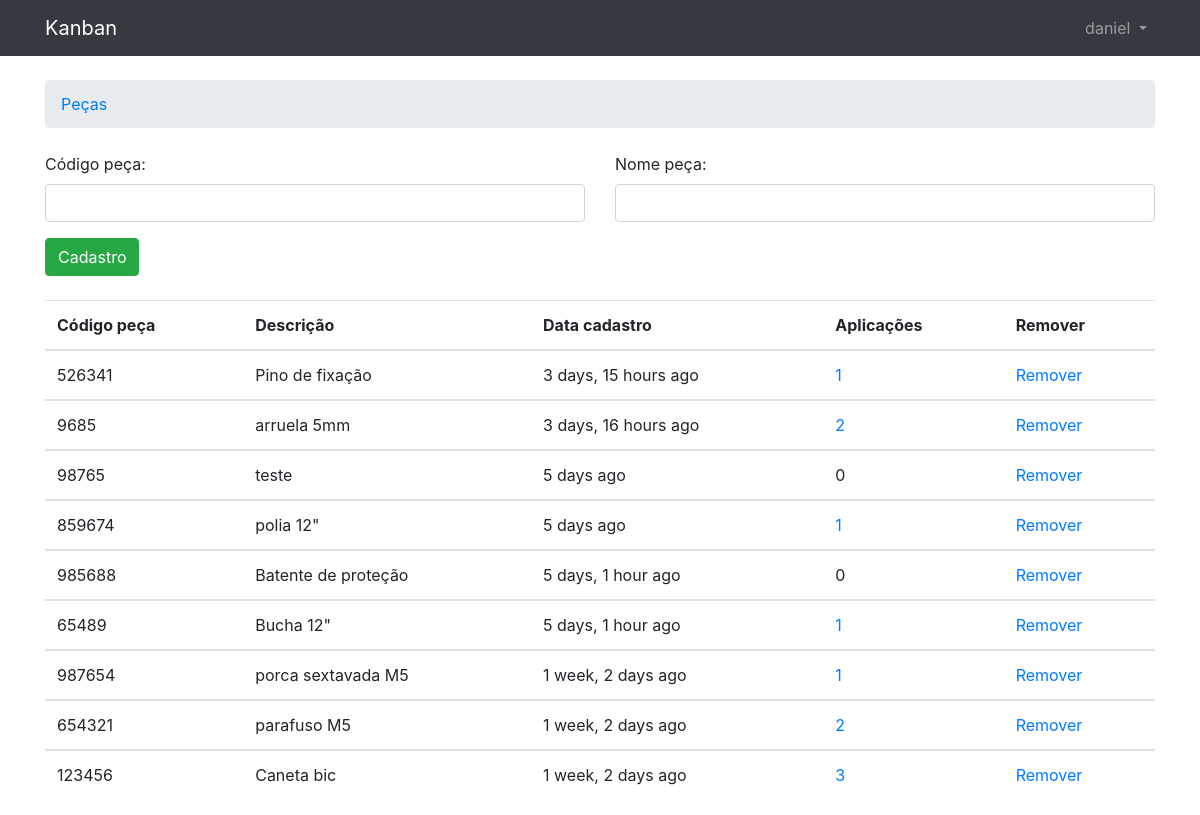
Screenshot of /pecas/nova_peca/ (signed in) with the database file from the repository.
### pecas/models.py (models this page shows, shortened)
class Peca(models.Model):
    nome_peca = models.CharField(max_length=100)
    codigo_peca = models.CharField(max_length=20, unique=True)
    data_cadastro = models.DateTimeField(auto_now_add=True)

### pecas/views.py (the view)
@method_decorator(login_required, name='dispatch')
class NovaPecaView(CreateView):
    model = Peca
    form_class = NovaPecaForm
    success_url = reverse_lazy('pecas:nova_peca')
    template_name = 'pecas/nova_peca.html'
    def get_context_data(self, **kwargs):
        kwargs['pecas'] = Peca.objects.order_by(
            '-data_cadastro'
        ).annotate(
            count_aplicacao=Count('aplicacao')
        )[:10]
        return super().get_context_data(**kwargs)

### pecas/forms.py
class NovaPecaForm(forms.ModelForm):
    class Meta:
        model = Peca
        fields = ['codigo_peca', 'nome_peca']
        labels = {
            'codigo_peca': 'Código peça',
            'nome_peca': 'Nome peça'
        }
    def lines_count(self):
        if len(self.fields) % 2 != 0:
            return len(self.fields) + 1
        return len(self.fields)

### pecas/templates/pecas/nova_peca.html (shortened to what this page needs)
{% extends 'base.html' %}
{% block breadcrumb %}
<li class='breadcrumb-item'>
  <a href='{% url "pecas:index" %}'>Peças</a>
</li>
{% endblock %}
{% block content %}
<form method='post' novalidate>
  {% include 'includes/form.html' %}
  <button type='submit' class='btn btn-success'>Cadastro</button>
  <br><br>
  {% include 'includes/lista-pecas.html' %}
{% endblock %}

### pecas/templates/base.html (shortened to what this page needs)
{% load static %}
<!DOCTYPE html>
<html>
  <head>
    <link rel='stylesheet' type='text/css'
	  href='{% static "css/bootstrap.min.css" %}'>
    <link rel='stylesheet' type='text/css'
	  href='{% static "css/cdb.css" %}' >
  </head>
  <body>
    <nav class='navbar navbar-expand-lg navbar-dark bg-dark'>
      <div class='container'>
	<a class='navbar-brand' href='{% url "pecas:index" %}'>
	  Kanban
	</a>
    <div class="collapse navbar-collapse" id="mainMenu">
      <ul class="navbar-nav ml-auto">
        <li class="nav-item dropdown">
          <a class="nav-link dropdown-toggle"
	     href="#" id="userMenu"
	     data-toggle="dropdown"
	     aria-haspopup="true"
	     aria-expanded="false">
            {{ user.username }}
          </a>
        </li>
      </ul>
    </div>
    </div>
    </nav>
    <div class='container'>
      <ol class='breadcrumb my-4'>
	{% block breadcrumb %}
	{% endblock %}
      </ol>
      {% block content %}
      {% endblock %}
    </div>
  </body>
</html>

### pecas/templates/includes/lista-pecas.html (shortened to what this page needs)
{% load humanize %}
{% if pecas.count > 0 %}
      <table class='table'>
	<thead class='thead-inverse'>
	<tr>
	  <th>Código peça</th>
	  <th>Descrição</th>
	  <th>Data cadastro</th>
	  <th>Aplicações</th>
	  <th>Remover</th>
	</tr>
	</thead>
	{% for peca in pecas %}
	<tbody>
	<tr>
	  <td>{{ peca.codigo_peca }}</td>
	  <td>{{ peca.nome_peca }}</td>
	  <td>{{ peca.data_cadastro|naturaltime }}</td>
	  {% if peca.count_aplicacao > 0 %}
	  <td class='align-middle'>
<a href='{% url "pecas:aplicacoes" peca.id %}'>{{ peca.count_aplicacao }}
	    </a>
	  </td>
	  {% else %}
	  <td class='align-middle'>0</td>
	  {% endif %}
	  <td>
	    <a href='{% url "pecas:remover_peca" peca.id%}'>
	      Remover
	    </a>
	  </td>
	</tr>
	</tbody>
	{% endfor %}
      </table>
      {% else %}
      <p>Sem peças para listagem</p>
      {% endif %}

### rows the page displays
Peca: codigo_peca "526341", nome_peca "Pino de fixação", data_cadastro "3 days, 15 hours ago", count_aplicacao "1"
Peca: codigo_peca "9685", nome_peca "arruela 5mm", data_cadastro "3 days, 16 hours ago", count_aplicacao "2"
Peca: codigo_peca "98765", nome_peca "teste", data_cadastro "5 days ago", shows "0"
Peca: codigo_peca "859674", nome_peca "polia 12\"", data_cadastro "5 days ago", count_aplicacao "1"
Peca: codigo_peca "985688", nome_peca "Batente de proteção", data_cadastro "5 days, 1 hour ago", shows "0"
Peca: codigo_peca "65489", nome_peca "Bucha 12\"", data_cadastro "5 days, 1 hour ago", count_aplicacao "1"
Peca: codigo_peca "987654", nome_peca "porca sextavada M5", data_cadastro "1 week, 2 days ago", count_aplicacao "1"
Peca: codigo_peca "654321", nome_peca "parafuso M5", data_cadastro "1 week, 2 days ago", count_aplicacao "2"
Peca: codigo_peca "123456", nome_peca "Caneta bic", data_cadastro "1 week, 2 days ago", count_aplicacao "3"

### other values shown
{{ user.username }} "daniel"
{{ field.label_tag }} "Código peça:" "Nome peça:"
